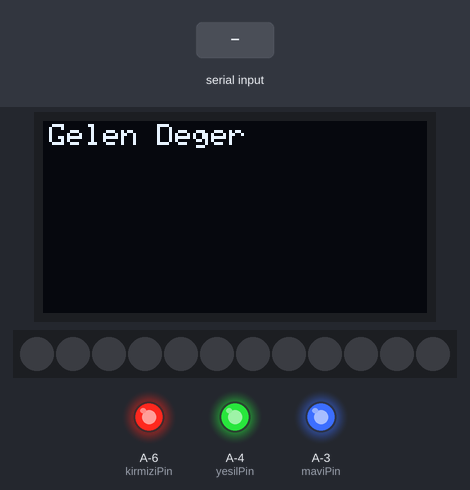
Recording of a sketch running on a simulated ATtiny85, built for the host (arithmetic inside an expression is 32-bit, double 64-bit). Shown: 128×64 one-colour display, 12 RGB LEDs in strip order, left to right, output pins drawn as LEDs (lit = HIGH). The test bench sets the inputs (shaded band).

Above: at 2.7 s.
2.8 s: "%$" received over Serial
At 5.0 s:
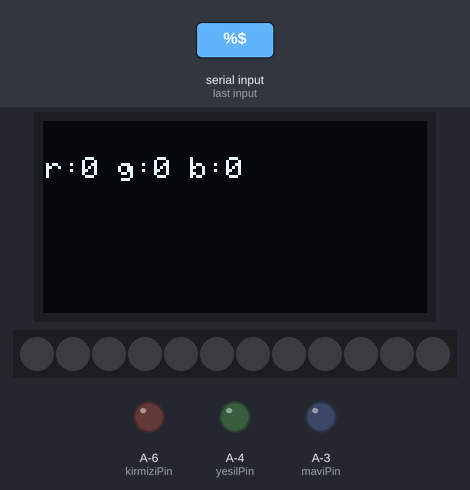
5.3 s: "90,45\n" received over Serial
At 7.2 s:
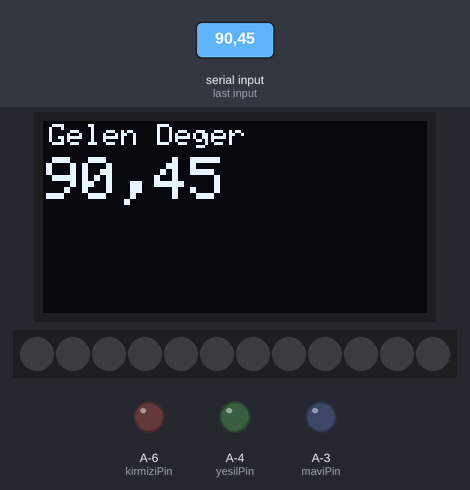
7.8 s: "30,150\n" received over Serial
At 9.1 s:
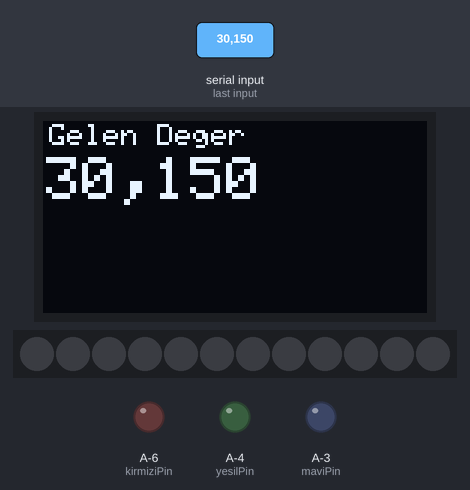
10.3 s: "5\n" received over Serial
At 12.2 s:
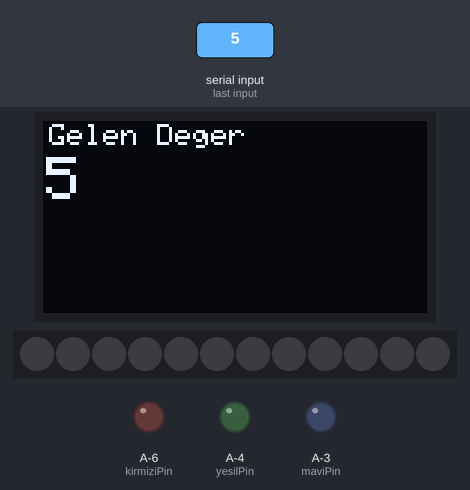
12.8 s: "%$" received over Serial
At 13.83 s:
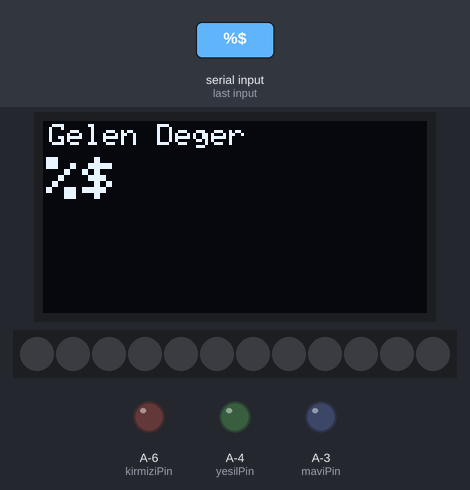
15.3 s: "90\n" received over Serial
At 17.2 s:
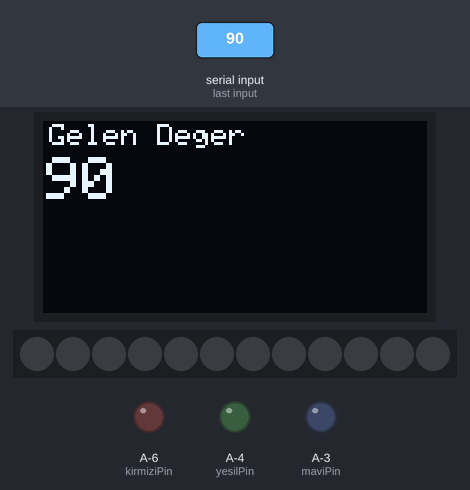
Timing chart, 0 to 18.7 s (numbered marks = the images above; inputs shaded):
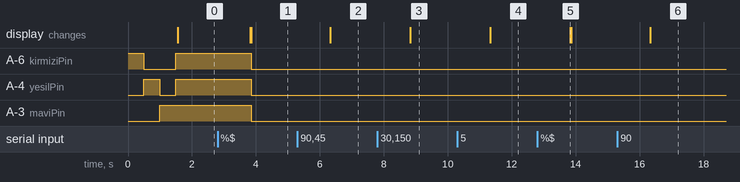

The sketch:

Bluetooth_Arduino.ino
```cpp
#include <SoftwareSerial.h>
#include <Wire.h>
#include <Adafruit_GFX.h>
#include <Adafruit_SSD1306.h>
#include <Adafruit_NeoPixel.h>
#ifdef __AVR__
  #include <avr/power.h>
#endif

Adafruit_SSD1306 display;
SoftwareSerial mySerial(0,1);

String veri;                     //Bluetooth üzerinden okuduğumuz değişken.
String oncekiveri;               //Bluetooth üzerinden okuduğumuz değişken.
int kirmiziPin = 8;              //RGB Ledin kırmızı bacağının takılacağı pin
int yesilPin = 10;               //RGB Ledin yeşil bacağının takılacağı pin
int maviPin = 11;                //RGB Ledin mavi bacağının takılacağı pin
#define neopixel 12
Adafruit_NeoPixel strip = Adafruit_NeoPixel(12, neopixel, NEO_GRB + NEO_KHZ800);

void setup() {
  Serial.begin(9600);               //Seri haberleşmeyi başlatıyoruz.
  pinMode(kirmiziPin,OUTPUT);       //Kırmızı pinini OUTPUT olarak ayarlıyoruz.
  pinMode(yesilPin,OUTPUT);         //Yeşl pinini OUTPUT olarak ayarlıyoruz.
  pinMode(maviPin,OUTPUT);          //Mavi pinini OUTPUT olarak ayarlıyoruz.

  setColor(255, 0, 0);
  delay(500);
  setColor(0, 255, 0);
  delay(500);
  setColor(0, 0, 255);
  delay(500);
  setColor(255, 255, 255);

  display.begin(SSD1306_SWITCHCAPVCC, 0x3C);
  Wire.begin();
  display.clearDisplay();
  display.setTextColor(WHITE);
  display.setTextSize(1);
  display.setCursor(2,1);
  display.print("Gelen Deger");
  display.display();
  oncekiveri = "";
  #if defined (__AVR_ATtiny85__)
  if (F_CPU == 16000000) clock_prescale_set(clock_div_1);
  #endif
  // End of trinket special code
  strip.begin();
  strip.setBrightness(50);
  strip.show(); // Initialize all pixels to 'off'

}

void loop()
{
  if(Serial.available()>0)
  {         //Seri haberleşmeden veri gelmesini bekliyoruz.
    veri = Serial.readString();           //Seri haberleşmeden gelen veriyi okuyoruz.
  }
  if (veri != oncekiveri)
  {
     display.clearDisplay();
     display.setTextColor(WHITE);
     display.setTextSize(1);
     display.setCursor(2,1);
     display.print("Gelen Deger");

     display.setTextSize(2);
     display.setCursor(1,12);
     display.print(veri);
     display.display();
  }
  if (veri == '&ABC-123')
  {             //Seri haberleşmeden m harfi geldiğinde bu kısım çalışır.
    digitalWrite(maviPin,LOW);
    digitalWrite(yesilPin,HIGH);
    digitalWrite(kirmiziPin,LOW);
  }
  else if (String(veri).indexOf("%$") >=0) // HEXA RENK ALGILAMASI
  {
    String veristr = String(veri).substring(4,12);
    long number = (long) strtol( &veristr[0], NULL, 16);
    long r = number >> 16;
    long g = number >> 8 & 0xFF;
    long b = number & 0xFF;

    if (veri != oncekiveri)
    {
     display.clearDisplay();
     display.setTextColor(WHITE);
     display.setTextSize(1);
     display.setCursor(2,1);
     display.print(veristr);

     display.setTextSize(1);
     display.setCursor(1,12);

     display.print("r:"+String(r)+" g:"+String(g)+" b:"+String(b));
     display.display();
     setColor(r,g,b);
     colorWipe(strip.Color(r, g, b), 50); // Red
    }
  }
  oncekiveri = veri;
}

void colorWipe(uint32_t c, uint8_t wait) {
  for(uint16_t i=0; i<strip.numPixels(); i++) {
    strip.setPixelColor(i, c);
    strip.show();
  }
}

void setColor(int red, int green, int blue)
{
  analogWrite(kirmiziPin, red);
  analogWrite(yesilPin, green);
  analogWrite(maviPin, blue);
}
```

Measured:
- after the input at 2.8 s, A-6 (kirmiziPin), A-4 (yesilPin), A-3 (maviPin): HIGH → LOW after 1.1 s; the display: first changes after 1.0 s (image 1 shows a later state)
- after the input at 5.3 s, the display: changes after 1.0 s (image 2)
- after the input at 7.8 s, the display: changes after 1.0 s (image 3)
- after the input at 10.3 s, the display: changes after 1.0 s (image 4)
- after the input at 12.8 s, the display: changes after 1.0 s (image 5)
- after the input at 15.3 s, the display: changes after 1.0 s (image 6)
